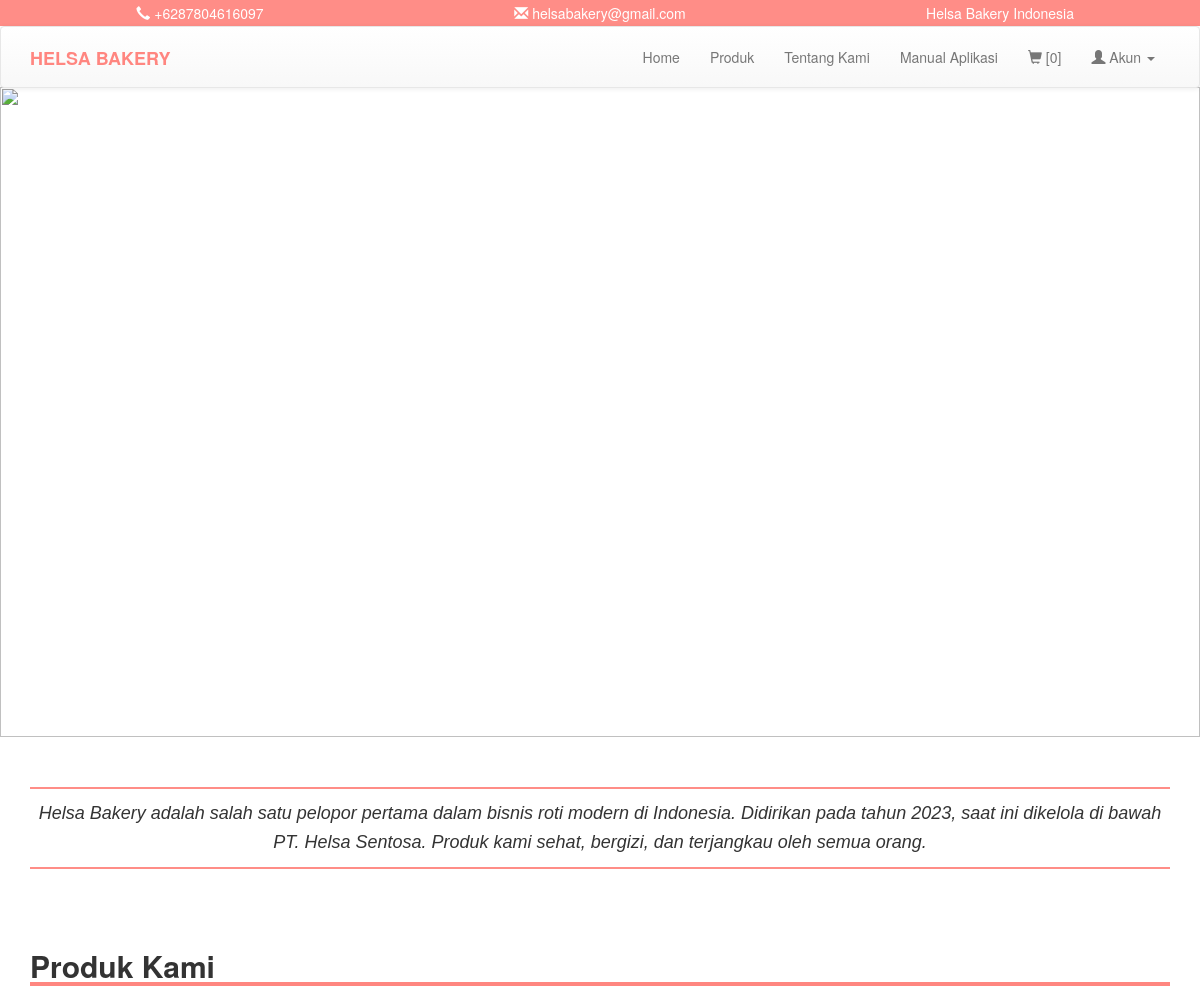
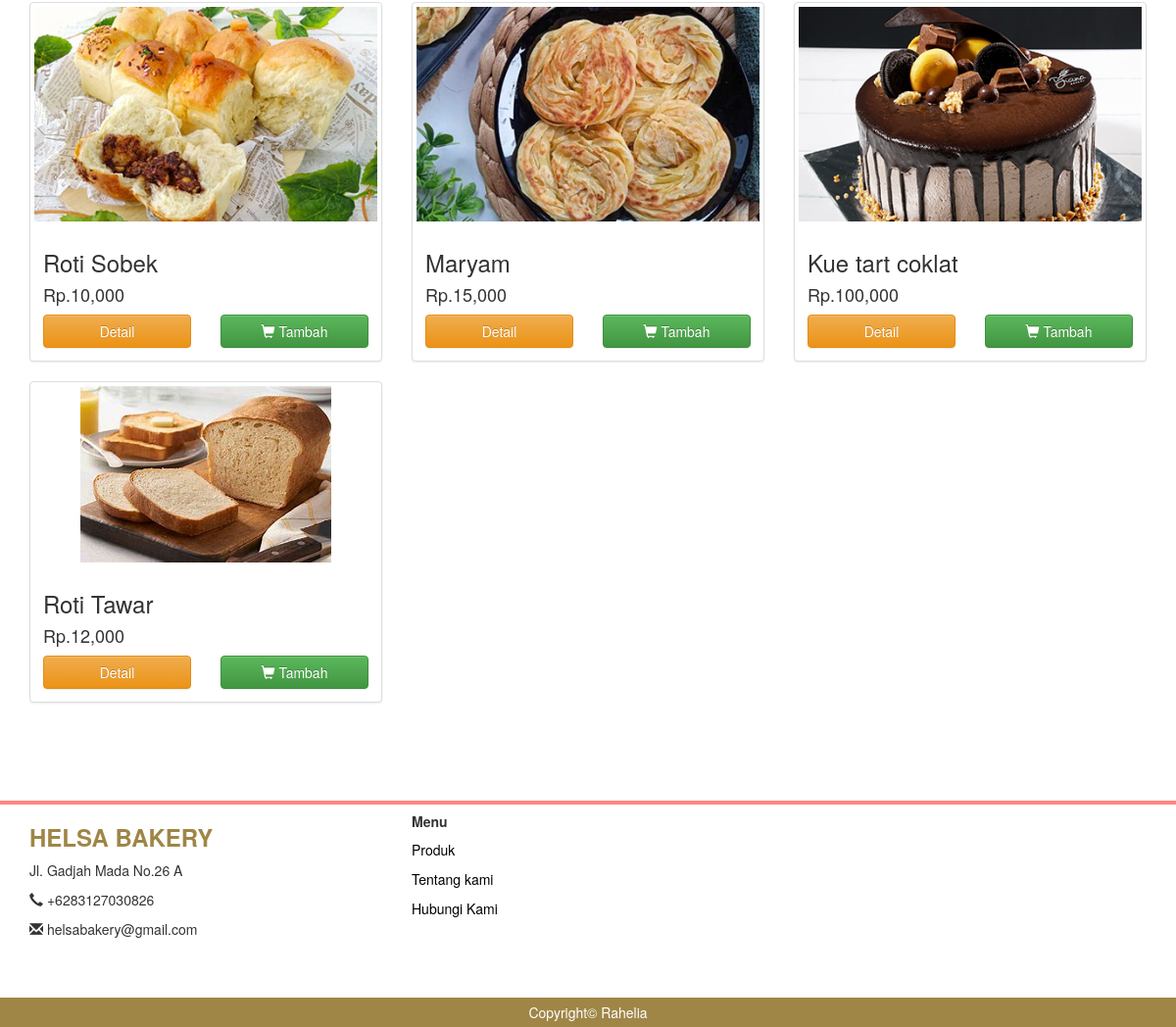
The page / on the database its author committed (2 pictures, top to bottom).
### tables this page shows
CREATE TABLE `produk` (
  `kode_produk` varchar(100) NOT NULL,
  `nama` varchar(100) NOT NULL,
  `image` text NOT NULL,
  `deskripsi` text NOT NULL,
  `harga` int(11) NOT NULL
);

### index.php (the view)
<?php
include 'header.php';
?>
<div class="container-fluid" style="margin: 0;padding: 0;">
	<div class="image" style="margin-top: -21px">
		<img src="image/home/1.jpg" style="width: 100%;  height: 650px;">
	</div>
</div>
<br>
<br>
<div class="container">
		<h4 class="text-center" style="font-family: arial; padding-top: 10px; padding-bottom: 10px; font-style: italic; line-height: 29px; border-top: 2px solid #ff8d87; border-bottom: 2px solid #ff8d87;">Helsa Bakery adalah salah satu pelopor pertama dalam bisnis roti modern di Indonesia. Didirikan pada tahun 2023,  saat ini dikelola di bawah PT. Helsa Sentosa. Produk kami sehat, bergizi, dan terjangkau oleh semua orang.</h4>
	<h2 style=" width: 100%; border-bottom: 4px solid #ff8680; margin-top: 80px;"><b>Produk Kami</b></h2>
	<div class="row">
		<?php
		$result = mysqli_query($conn, "SELECT * FROM produk");
		while ($row = mysqli_fetch_assoc($result)) {
			?>
			<div class="col-sm-6 col-md-4">
				<div class="thumbnail">
					<img src="image/produk/<?= $row['image']; ?>" >
					<div class="caption">
						<h3><?= $row['nama'];  ?></h3>
						<h4>Rp.<?= number_format($row['harga']); ?></h4>
						<div class="row">
							<div class="col-md-6">
								<a href="detail_produk.php?produk=<?= $row['kode_produk']; ?>" class="btn btn-warning btn-block">Detail</a>
							</div>
							<?php if(isset($_SESSION['kd_cs'])){ ?>
								<div class="col-md-6">
									<a href="proses/add.php?produk=<?= $row['kode_produk']; ?>&kd_cs=<?= $kode_cs; ?>&hal=1" class="btn btn-success btn-block" role="button"><i class="glyphicon glyphicon-shopping-cart"></i> Tambah</a>
								</div>
								<?php
							}
							else{
								?>
								<div class="col-md-6">
									<a href="keranjang.php" class="btn btn-success btn-block" role="button"><i class="glyphicon glyphicon-shopping-cart"></i> Tambah</a>
								</div>
								<?php
							}
							?>
						</div>
					</div>
				</div>
			</div>
			<?php
		}
		?>
	</div>
</div>
<br>
<br>
<br>
<br>
<?php
include 'footer.php';
?>

### css/style.css (style rules this page uses)
body { margin:0; padding: 0; }

### rows shown on the page
produk: image (picture), nama "Roti Sobek", harga "10,000"
produk: image (picture), nama "Maryam", harga "15,000"
produk: image (picture), nama "Kue tart coklat", harga "100,000"
produk: image (picture), nama "Roti Tawar", harga "12,000"
